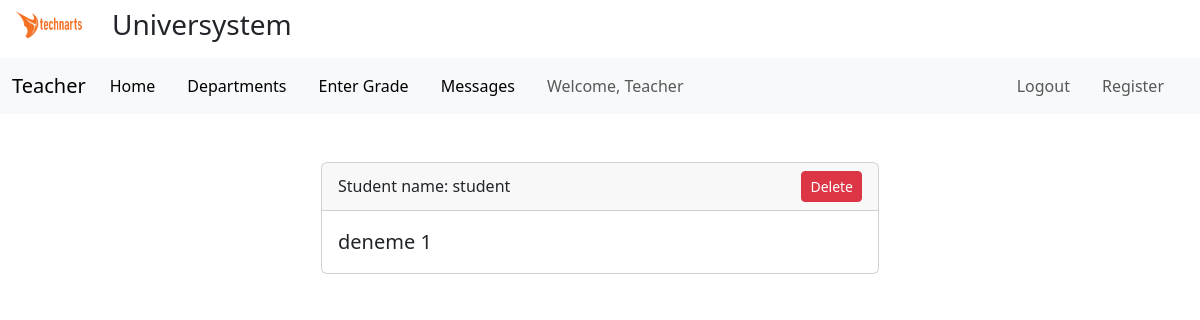
Page /message/ (signed in) on the earlier database version.
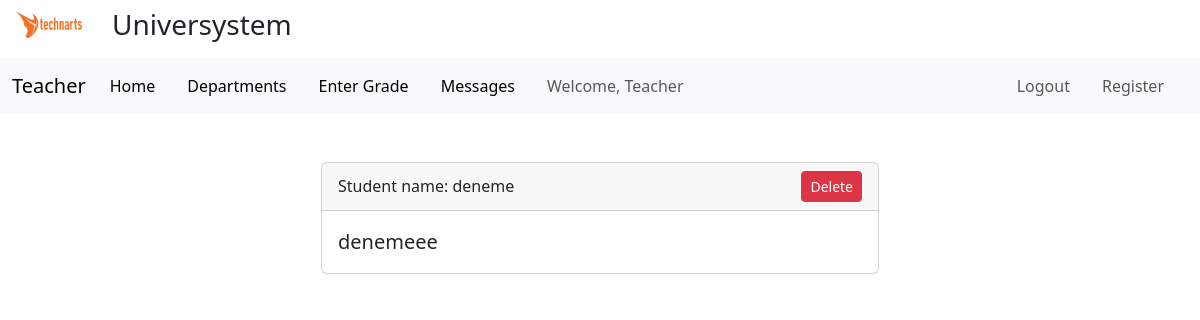
Same page on the later database version.
### teacherapp/models.py (models this page shows, shortened)
class Contact(models.Model):
    message = models.TextField(max_length=500)
    message_of_teacher = models.ForeignKey(
        CustomUser, on_delete=models.CASCADE, blank=True, null=True)
    message_of_student = models.ForeignKey(Student, on_delete=models.CASCADE, blank=True, null=True)

class Student(models.Model):
    user = models.OneToOneField(CustomUser, on_delete=models.CASCADE)
    department_of_student = models.ForeignKey(
        Department, on_delete=models.CASCADE, blank=True, null=True)
    student_ects = models.IntegerField(default=0)
    student_lessons = models.ManyToManyField(Lesson, blank=True,)
    student_grade = models.CharField(max_length=2, blank=True, null=True)
    department_request = models.BooleanField(default=False)
    def __str__(self):
        return self.user.username

class CustomUser(AbstractUser):
    STATUS = (
        ('Teacher', 'Teacher'),
        ('Student', 'Student'),
        ('Admin', 'Admin'),
    )
    status = models.CharField(
        max_length=100, choices=STATUS, default='Student',)

### teacherapp/views.py (the view)
# urls.py: path('message/', MessageView.as_view(), name='message'),
class MessageView(LoginRequiredMixin, View):
    def get(self, request):
        context = {
            'messages': Contact.objects.filter(message_of_teacher=request.user.id),
            'user': CustomUser.objects.get(username=request.user.username),
        }
        return render(request, 'teacherapp/message.html', context)

### teacherapp/templates/teacherapp/message.html (shortened to what this page needs)
{% extends 'base.html' %}
{% load static %}
{% block content %}
<div class="container mt-5">
  {% if messages %}
  <div class="d-flex flex-column align-items-center">
    {% for message in messages %}
    <div class="col-md-6 mb-4">
      <div class="card">
        <div class="card-header d-flex justify-content-between align-items-center">
          <span>Student name: {{ message.message_of_student }}</span>
          <form method="POST" action="{% url 'delete_message' message.id %}">
            <button type="submit" class="btn btn-danger btn-sm">Delete</button>
          </form>
        </div>
        <div class="card-body">
          <blockquote class="blockquote mb-0">
            <p>{{ message.message }}</p>
          </blockquote>
        </div>
      </div>
    </div>
    {% endfor %}
  </div>
  {% else %}
  <div class="d-flex justify-content-center">
    <div class="alert alert-info" role="alert">No messages available. It is empty.</div>
  </div>
  {% endif %}
</div>
{% endblock content %}

Differences in the rows shown:
removed Contact: message_of_student "student", message "deneme 1"
added Contact: message_of_student "deneme", message "denemeee"
